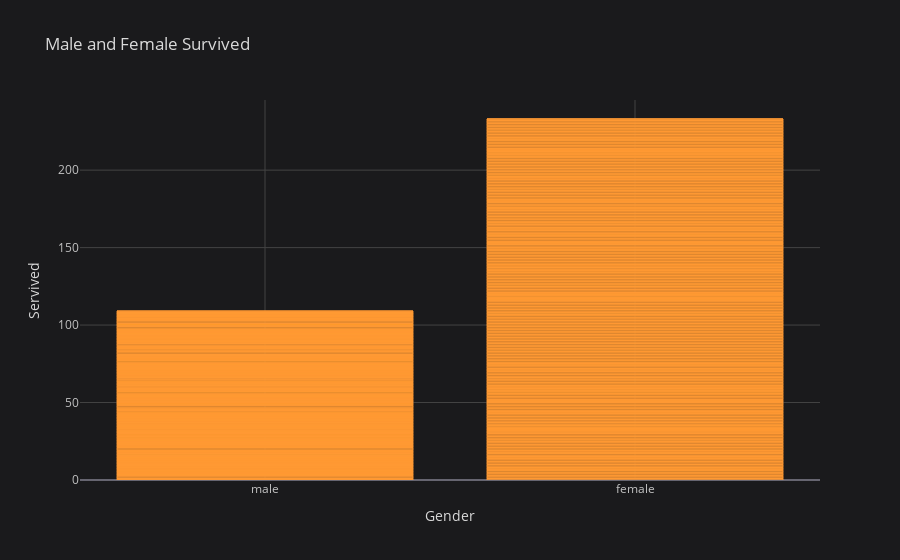

Notebook cell for this chart:
### Code cell
titanic.iplot(kind='bar', x='sex', y='survived', title='Male and Female Survived', xTitle="Gender", yTitle='Servived')

### Figure 1 — Plotly figure (JSON) as saved in the notebook; plotly's stock layout.template omitted (floating-point values rounded to 4 significant figures; data arrays with more than 128 entries replaced by an {"elided": "..."} marker saying what was removed)
{"data": [{"marker": {"color": "rgba(255, 153, 51, 0.6)", "line": {"color": "rgba(255, 153, 51, 1.0)", "width": 1}}, "name": "survived", "orientation": "v", "text": "", "type": "bar", "x": {"elided": "891 str values"}, "y": {"elided": "891 int values"}}], "layout": {"legend": {"bgcolor": "#1A1A1C", "font": {"color": "#D9D9D9"}}, "paper_bgcolor": "#1A1A1C", "plot_bgcolor": "#1A1A1C", "title": {"font": {"color": "#D9D9D9"}, "text": "Male and Female Survived"}, "xaxis": {"gridcolor": "#434343", "showgrid": true, "tickfont": {"color": "#C2C2C2"}, "title": {"font": {"color": "#D9D9D9"}, "text": "Gender"}, "zerolinecolor": "#666570"}, "yaxis": {"gridcolor": "#434343", "showgrid": true, "tickfont": {"color": "#C2C2C2"}, "title": {"font": {"color": "#D9D9D9"}, "text": "Servived"}, "zerolinecolor": "#666570"}}}
